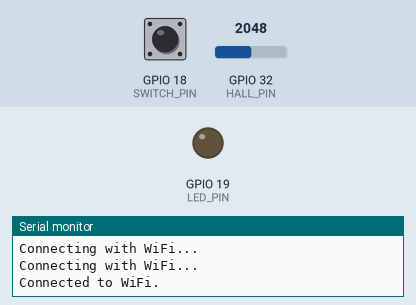
Recording of a program running on a simulated ESP32. Shown: output pins drawn as LEDs (lit = HIGH), the last lines printed to the serial monitor. Inputs (shaded band) come from the test bench; at power-on: GPIO 18 (SWITCH_PIN) HIGH, GPIO 32 (HALL_PIN) = 2048. WiFi joins after 1.5 s; servers stay silent unless stated.

Above: at 4.2 s.
4.3 s: GPIO 18 (SWITCH_PIN) pulled LOW for 0.15 s
At 4.38 s:
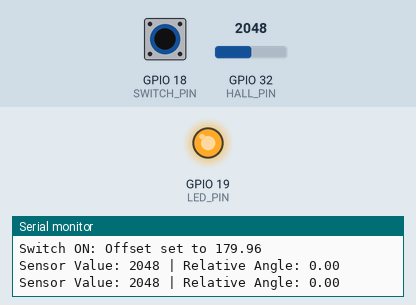
5.9 s: GPIO 18 (SWITCH_PIN) pulled LOW for 3.2 s
At 10.2 s:
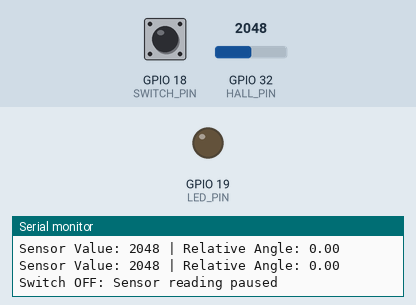
Timing chart, 0 to 11.7 s (numbered marks = the images above; inputs shaded):
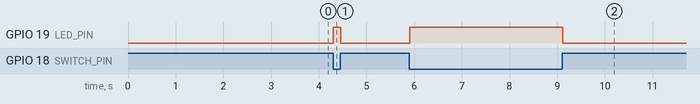

Measured:
- after the input at 4.3 s, GPIO 19 (LED_PIN): LOW → HIGH at once, → LOW 0.15 s later
- after the input at 5.9 s, GPIO 19 (LED_PIN): LOW → HIGH at once, → LOW 3.2 s later

The program:

main.cpp
```cpp
#include <Arduino.h>
#include <WiFi.h>
#include <WiFiUdp.h>
#include <ArduinoJson.h>

// Pins
const int HALL_PIN = 32;
const int SWITCH_PIN = 18;
const int LED_PIN = 19;

// WiFi Config
const char *ssid = "Bicycle_Simulator_Network";
const char *password = "17701266";
unsigned int localUdpPort = 7777;
WiFiUDP udp;

// UDP target
const char *udpAddress = "192.168.0.101";  // <-- Change this if needed
const unsigned int udpPort = 7777;

// State variables
bool lastSwitchState = HIGH;  // Using INPUT_PULLUP, HIGH = OFF
bool active = false;
float offset = 0.0;

void setup() {
  // Pins
  pinMode(HALL_PIN, INPUT_PULLUP);
  pinMode(SWITCH_PIN, INPUT_PULLUP);
  pinMode(LED_PIN, OUTPUT);
  digitalWrite(LED_PIN, LOW);

  // Serial
  Serial.begin(115200);

  // WiFi
  WiFi.hostname("Brake_ESP");
  WiFi.begin(ssid, password);
  while (WiFi.status() != WL_CONNECTED) {
    delay(1000);
    Serial.println("Connecting with WiFi...");
  }
  Serial.println("Connected to WiFi.");
  udp.begin(localUdpPort);

  delay(1000);  // Let sensor settle
}

void loop() {
  bool currentSwitchState = digitalRead(SWITCH_PIN);

  // Detect switch going from OFF to ON
  if (lastSwitchState == HIGH && currentSwitchState == LOW) {
    active = true;
    digitalWrite(LED_PIN, HIGH); // LED ON
    int sensorValue = analogRead(HALL_PIN);
    offset = (1.0 - ((float)sensorValue / 4095.0)) * 360.0;
    Serial.print("Switch ON: Offset set to ");
    Serial.println(offset);
  }

  // Detect switch going from ON to OFF
  if (lastSwitchState == LOW && currentSwitchState == HIGH) {
    active = false;
    digitalWrite(LED_PIN, LOW); // LED OFF
    Serial.println("Switch OFF: Sensor reading paused");
  }

  lastSwitchState = currentSwitchState;

  if (active) {
    int sensorValue = analogRead(HALL_PIN);

    // Reversed direction: 0 = 360°, 4095 = 0°
    float angle = (1.0 - ((float)sensorValue / 4095.0)) * 360.0;

    // Apply offset (allow negative values)
    angle -= offset;

    // Optional: Only send if angle is positive
    if (angle < 0) {
      angle = 0.0;
    }

    // Print
    Serial.print("Sensor Value: ");
    Serial.print(sensorValue);
    Serial.print(" | Relative Angle: ");
    Serial.println(angle);

    // Prepare JSON
    StaticJsonDocument<200> doc;
    doc["sensor"] = "Brake";
    doc["angle"] = angle;
    String jsonStr;
    serializeJson(doc, jsonStr);

    // Send via UDP
    udp.beginPacket(udpAddress, udpPort);
    udp.print(jsonStr);
    udp.endPacket();
  }

  delay(50); // Sampling rate
}
```
